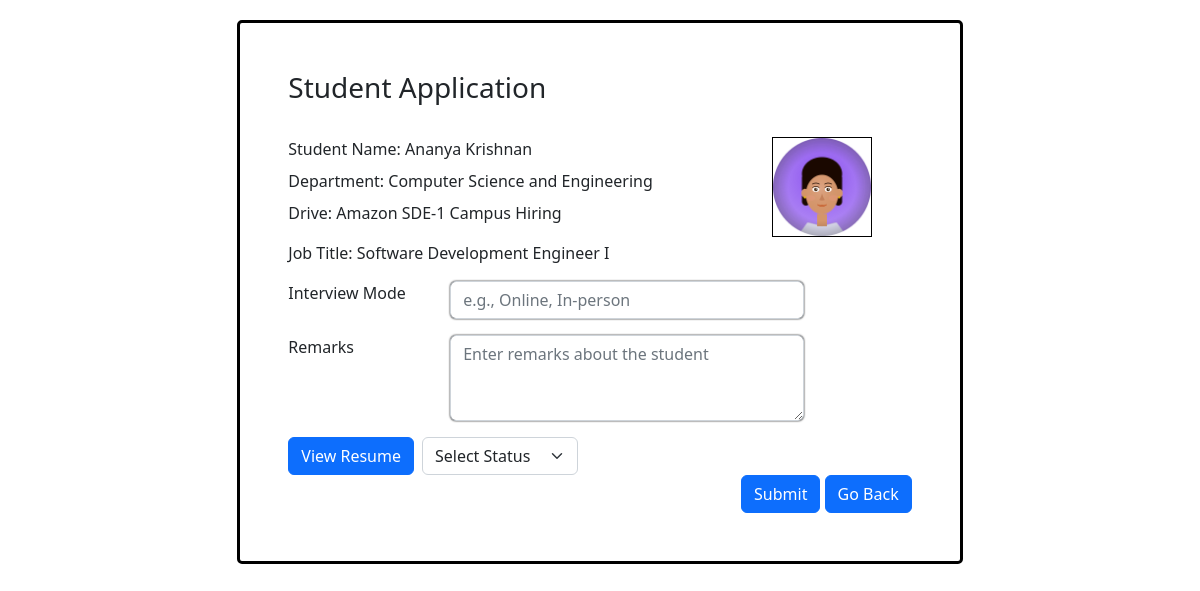
The page /company/5/sapp_details/1 (signed in) on the database its author committed.
### application/models.py (models this page shows)
class Student(db.Model):
    id = db.Column(db.Integer(),primary_key = True)
    name = db.Column(db.String(),nullable = False)
    email = db.Column(db.String(),unique = True, nullable = False)
    password = db.Column(db.String(),nullable= False)
    cgpa = db.Column(db.Float(),nullable = False)
    department = db.Column(db.String(),nullable = False)
    blacklist = db.Column(db.Boolean(),default = False)
    resume = db.Column(db.String())
    pfp = db.Column(db.String())

class Drive(db.Model):
    id = db.Column(db.Integer(),primary_key = True)
    name = db.Column(db.String(),nullable = False)
    company_id = db.Column(db.Integer(),db.ForeignKey("company.id", ondelete="CASCADE"),nullable = False)
    title = db.Column(db.String(),nullable = False)
    salary = db.Column(db.String(50), nullable=False)
    description = db.Column(db.String(),nullable = False)
    location = db.Column(db.String(100), nullable=False)
    cgpa_criteria = db.Column(db.Float(),nullable = False)
    deadline = db.Column(db.Date(),nullable = False)
    status = db.Column(db.String(),default = "pending") #pending, approved, closed
    company =db.relationship('Company', backref='drives')

### application/controllers.py (the view, shortened to what this page needs)
@app.route('/company/<int:company_id>/sapp_details/<int:application_id>', methods=['GET', 'POST'])
def Company_Student_Details(application_id, company_id):
    if 'role' in session and session['role'] == 'company' and session['company_id'] == company_id:
        application = Application.query.get(application_id)
        if not application or application.company_id != company_id:
            return redirect(f'/company/{company_id}')
        student = Student.query.get(application.student_id)
        if not student:
            return redirect(f'/company/{company_id}')
        drive_id = application.drive_id
        status = request.form.get('status')
        interview = request.form.get('interview')
        remarks = request.form.get('remarks')
        return render_template('company/sapp_comp.html', student = student, student_name=student.name, application=application, company_id=company_id, drive_id=drive_id)
    else:
        return redirect('/login')

### templates/company/sapp_comp.html (shortened to what this page needs)
<!DOCTYPE html>
<html lang="en">
<head>
    <link rel="stylesheet" href="/static/styles.css">
    <link href="https://cdn.jsdelivr.net/npm/bootstrap@5.2.3/dist/css/bootstrap.min.css" rel="stylesheet"
>
</head>
<body>
    <div id="main" class="container">
        <div class="canvas-2 p-5">
            <div>
                <h3>Student Application</h3><br>
                <div class="student-head">
                    <div class="student-info">
                        <p class="mb-2">Student Name: {{student_name}}</p>
                        <p class="mb-2">Department: {{student.department}}</p>
                    </div>
                    <img src="/static/student-pfp/{{student.pfp}}" alt="Student PFP" class="student-photo1">
                </div>
                <p>Drive: {{application.drive.name}}</p>
                <p>Job Title: {{application.drive.title}}</p>
            </div>
            <form action="/company/{{ company_id }}/sapp_details/{{ application.id }}" method="post">
                <div class="mb-3 row">
                    <label for="interview" class="col-sm-3">Interview Mode</label>
                    <div class="col-sm-7">
                        <input type="text" class="form-control" id="interview" name="interview"
                            placeholder="e.g., Online, In-person">
                    </div>
                </div>
                <div class="mb-3 row">
                    <label for="remarks" class="col-sm-3">Remarks</label>
                    <div class="col-sm-7">
                        <textarea class="form-control" id="text-area" rows="3" name="remarks"
                            placeholder="Enter remarks about the student"></textarea>
                    </div>
                </div>
                <div class="d-flex gap-2">
                    <a class="btn btn-primary" href="/static/resumes/{{ application.student.resume }}"
                        role="button">View Resume</a>
                    <select class="form-select w-25" aria-label="Default select example" name="status">
                        <option disabled selected>Select Status</option>
                    </select>
                </div>
                <div class="text-end">
                    <button type="submit" class="btn btn-primary">Submit</button>
                    <a class="btn btn-primary" href="/company/{{ company_id }}/drive_app/{{drive_id}}" role="button">Go
                        Back</a>
                </div>
            </form>
        </div>
    </div>
</body>
</html>

### static/styles.css (style rules this page uses)
.canvas-2 { width:65%; margin: auto; margin-top: 20px; border:3px solid black; border-radius: 5px; min-height: 50vh; }
.student-head { position: relative; }
.student-photo1 { border: 1px solid black; position: absolute; right: 40px; top: 0; width: 100px; height: 100px; }
.form-control { box-shadow: 0 0 2px black; }

### rows shown on the page
Student: name "Ananya Krishnan", department "Computer Science and Engineering", pfp (picture)
Drive: drive.name "Amazon SDE-1 Campus Hiring", drive "Software Development Engineer I"
